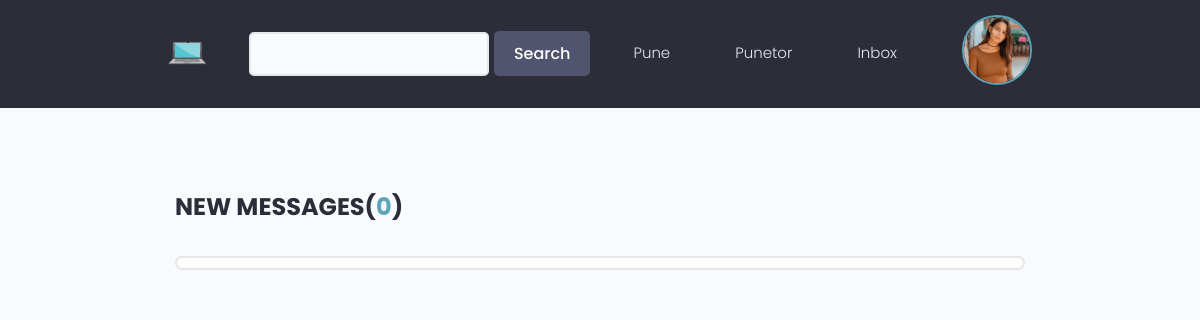
The page /inbox/ (signed in) on the database as committed earlier.
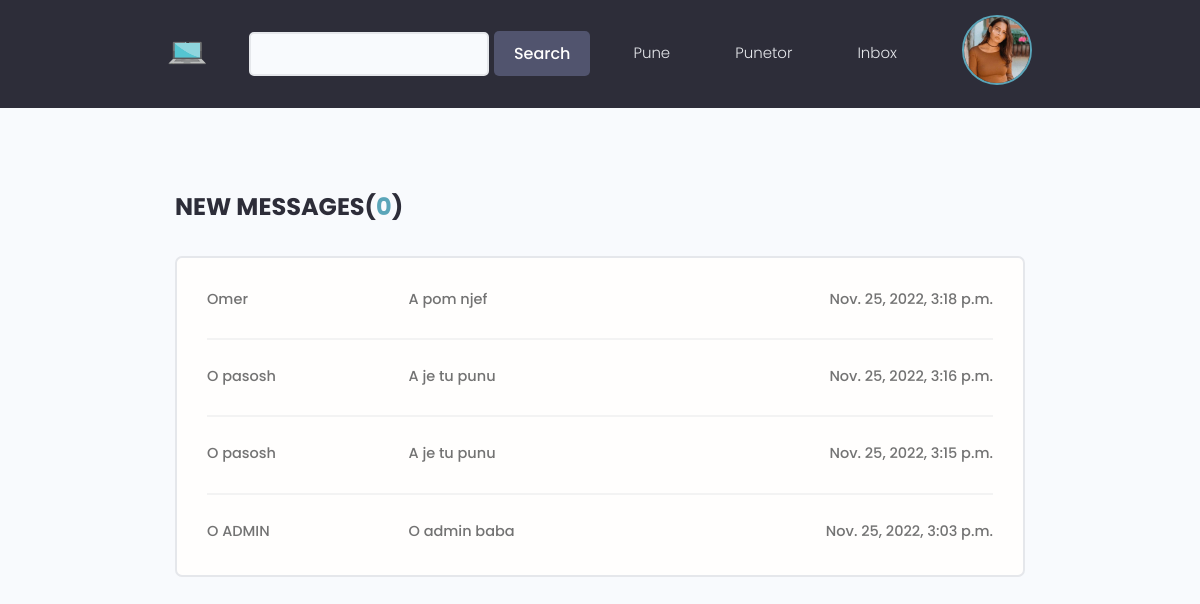
The same page on the database as committed later.
### users/models.py (models this page shows, shortened)
class Message(models.Model):
    sender = models.ForeignKey(Profile , on_delete=models.SET_NULL ,blank=True , null=True)
    recipient = models.ForeignKey(Profile , on_delete=models.SET_NULL , blank=True , null=True , related_name='messages')
    name = models.CharField(max_length=200 , blank=True , null=True)
    email = models.EmailField(max_length=200 , blank=True , null=True)
    subject = models.CharField(max_length=200 , blank=True , null=True)
    body = models.TextField()
    is_read = models.BooleanField(default=False , null=True)
    created = models.DateTimeField(auto_now_add = True)
    id = models.UUIDField(default=uuid.uuid4 , unique=True ,
                        primary_key=True , editable=False)
    class Meta:
        ordering = ['is_read','-created']

### users/views.py (the view)
# urls.py: path('inbox/', views.inbox , name='inbox'),
@login_required(login_url='login')
def inbox(request):
    profile = request.user.profile
    messageRequests = profile.messages.all()
    unreadCount = messageRequests.filter(is_read=False).count()
    context = {
        'messageRequests':messageRequests,
        'unreadCount':unreadCount,
    }
    return render(request , 'users/inbox.html', context)

### users/templates/users/inbox.html (shortened to what this page needs)
{% extends 'base.html' %}
{% block content %}
  <main class="inbox my-xl">
    <div class="content-box">
      <h3 class="inbox__title">New Messages(<span>{{unreadCount}}</span>)</h3>
      <ul class="messages">
      {% for message in messageRequests %}
      {% if message.is_read == False %}
        <li class="message message--unread">
      {% else %}
      <li class="message">
      {% endif %}
          <a href="{% url 'message' message.id %}">
            <span class="message__author">{{message.name}}</span>
            <span class="message__subject">{{message.subject}}</span>
            <span class="message__date">{{message.created}}</span>
          </a>
        </li>
        {% endfor %}
      </ul>
    </div>
  </main>
{% endblock content %}

Rows that differ between the two databases and show on the page:
added Message: name "Omer", subject "A pom njef", created "Nov. 25, 2022, 3:18 p.m."
added Message: name "O pasosh", subject "A je tu punu", created "Nov. 25, 2022, 3:16 p.m."
added Message: name "O pasosh", subject "A je tu punu", created "Nov. 25, 2022, 3:15 p.m."
added Message: name "O ADMIN", subject "O admin baba", created "Nov. 25, 2022, 3:03 p.m."
